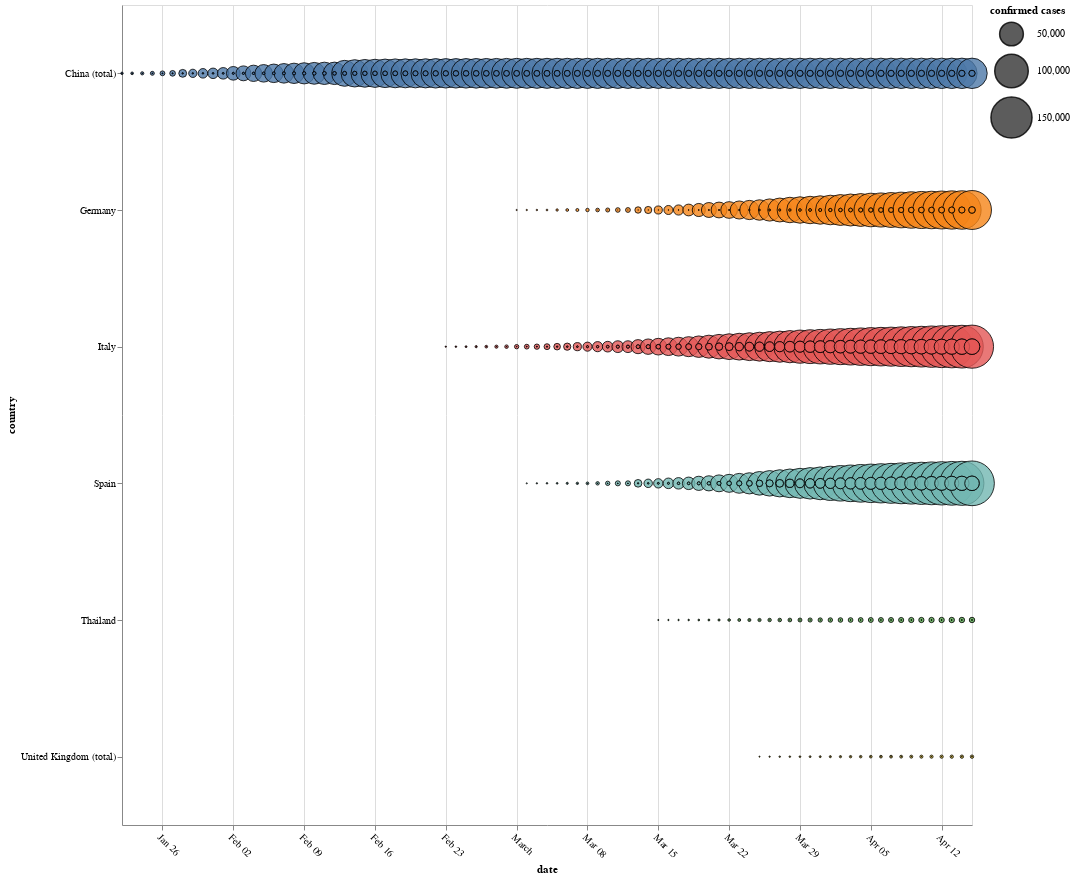

The cell this chart's notebook holds for it:
### Code cell
#collapse
alt.Chart(df_melted.query("country.isin(@flatten_countries)")).mark_circle(
    opacity=0.8,
    stroke='black',
    strokeWidth=1
).encode(
    alt.X('date:T', axis=alt.Axis(labelAngle=45)),
    alt.Y('country:N'),
    alt.Size('value:Q',
        scale=alt.Scale(range=[0, 2000]),
        legend=alt.Legend(title='confirmed cases')
    ),
    alt.Color('country:N', legend=None)
).properties(
    width=850,
    height=820
).transform_filter(
    alt.datum.Entity != 'All natural disasters'
)

### Figure 1 — Vega-Lite specification as saved in the notebook (floating-point values rounded to 4 significant figures; data arrays with more than 128 entries replaced by an {"elided": "..."} marker saying what was removed)
{"$schema": "https://vega.github.io/schema/vega-lite/v3.4.0.json", "config": {"mark": {"tooltip": null}, "view": {"height": 300, "width": 400}}, "data": {"name": "data-11b0682214cf8dc1921747ce4c9eab0d"}, "datasets": {"data-11b0682214cf8dc1921747ce4c9eab0d": {"elided": "849 records"}}, "encoding": {"color": {"field": "country", "legend": null, "type": "nominal"}, "size": {"field": "value", "legend": {"title": "confirmed cases"}, "scale": {"range": [0, 2000]}, "type": "quantitative"}, "x": {"axis": {"labelAngle": 45}, "field": "date", "type": "temporal"}, "y": {"field": "country", "type": "nominal"}}, "height": 820, "mark": {"opacity": 0.8, "stroke": "black", "strokeWidth": 1, "type": "circle"}, "transform": [{"filter": "(datum.Entity !== 'All natural disasters')"}], "width": 850}
